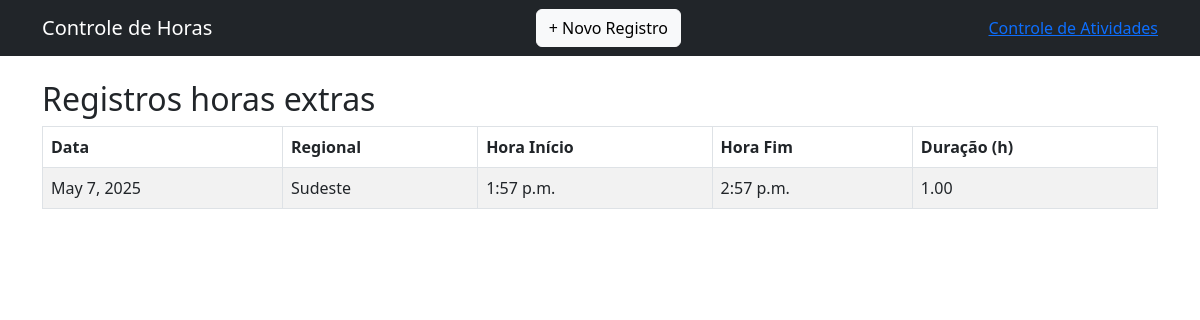
The app's page / (signed in), older data.
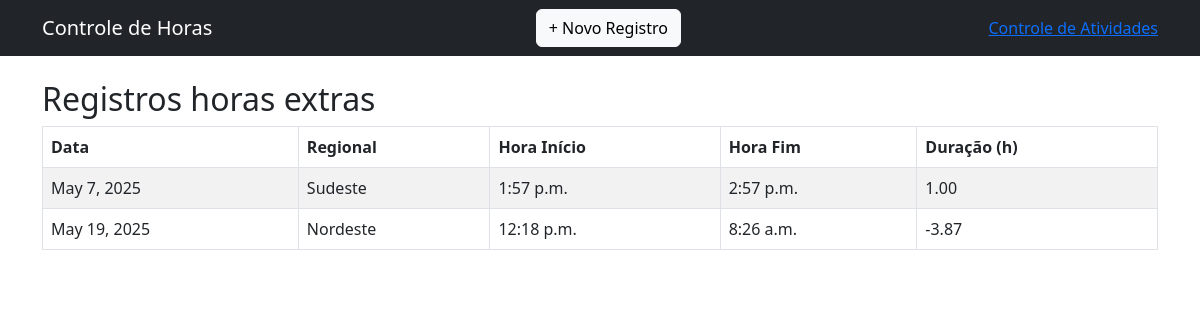
The same page, newer data.
### core/models.py (models this page shows, shortened)
class RegistroHora(models.Model):
    regional = models.ForeignKey(Regional, on_delete=models.CASCADE)
    data = models.DateField()
    hora_inicio = models.TimeField()
    hora_fim = models.TimeField()
    descricao = models.TextField()
    def total_horas(self):
        delta = datetime.combine(self.data, self.hora_fim) - datetime.combine(self.data, self.hora_inicio)
        return delta.total_seconds() / 3600

class Regional(models.Model):
    nome = models.CharField(max_length=100)
    def __str__(self):
        return self.nome

### core/views.py (the view)
# urls.py: path('', views.lista_registros, name='lista_registros'),
@login_required
def lista_registros(request):
    registros = RegistroHora.objects.all()
    return render(request, 'core/lista_registros.html', {'registros': registros})

### core/Templates/core/lista_registros.html
{% extends 'core/inicio.html' %}
{% block content %}
<h2>Registros horas extras</h2>
<table class="table table-bordered table-striped">
    <thead>
        <tr>
            <th>Data</th>
            <th>Regional</th>
            <th>Hora Início</th>
            <th>Hora Fim</th>
            <th>Duração (h)</th>
        </tr>
    </thead>
    <tbody>
        {% for r in registros %}
        <tr>
            <td>{{ r.data }}</td>
            <td>{{ r.regional }}</td>
            <td>{{ r.hora_inicio }}</td>
            <td>{{ r.hora_fim }}</td>
            <td>{{ r.total_horas|floatformat:2 }}</td>
        </tr>
        {% empty %}
        <tr>
            <td colspan="5">Nenhum registro encontrado.</td>
        </tr>
        {% endfor %}
    </tbody>
</table>
{% endblock %}

### core/Templates/core/Inicio.html (shortened to what this page needs)
<!DOCTYPE html>
<html lang="pt-br">
<head>
    <link rel="stylesheet" href="https://cdn.jsdelivr.net/npm/bootstrap@5.3.0/dist/css/bootstrap.min.css">
</head>
<body>
    <nav class="navbar navbar-dark bg-dark p-2 mb-4">
        <div class="container">
            <a class="navbar-brand" href="{% url 'lista_registros' %}">Controle de Horas</a>
            <a class="btn btn-light" href="{% url 'criar_registro' %}">+ Novo Registro</a>
            <a href="{% url 'lista_atividades' %}">Controle de Atividades</a>
        </div>
    </nav>
    <div class="container">
        {% block content %}
        {% endblock %}
    </div>
</body>
</html>

Row changes from the older to the newer data that the page shows:
added RegistroHora: data "May 19, 2025", regional "Nordeste", hora_inicio "12:18 p.m.", hora_fim "8:26 a.m.", total_horas "-3.87"
